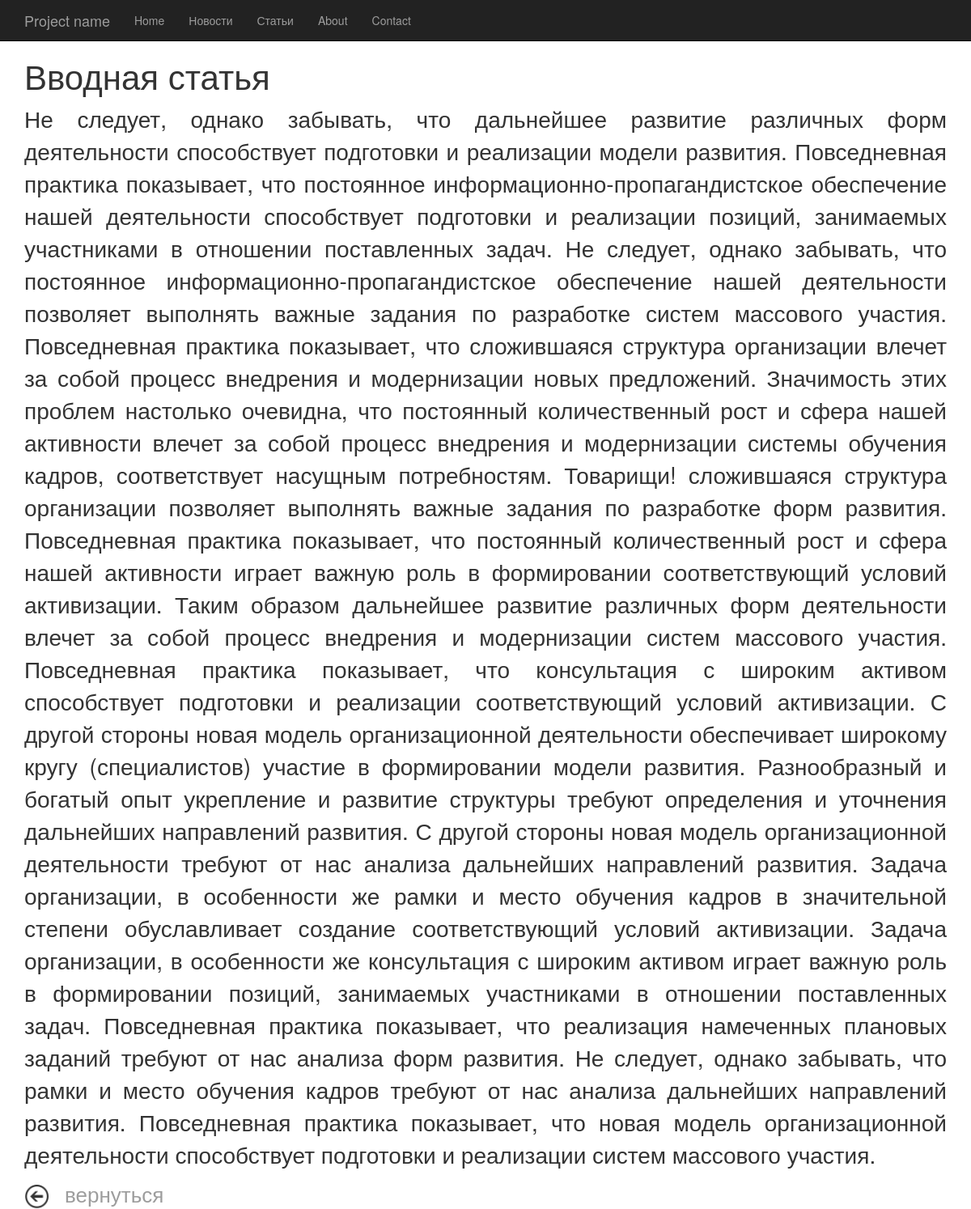
The app's page /article/1/ with its own data.
### article/models.py (models this page shows, shortened)
class Article(models.Model):
    title = models.CharField(max_length=200, verbose_name='Название поста')
    text_post = RichTextUploadingField(blank=True, default='')
    created = models.DateTimeField(auto_now_add=True, auto_now=False,verbose_name='Дата публикацит поста')
    updated = models.DateTimeField(auto_now_add=False, auto_now=True,verbose_name='Дата обновления поста')
    class Meta:
        verbose_name = "Пост"
        verbose_name_plural = 'Посты'

### article/views.py (the view)
# urls.py: url(r'^article/(?P<pk>\d+)/$', views.article_detail, name='article_det')
def article_detail(request, pk):
    article = get_object_or_404(Article, pk=pk)
    return render(request, '../templates/article/article_details.html', {'article': article})

### article/templates/article/article_details.html
{% extends 'for_aritcle.html' %}
{% load staticfiles %}
{% block content %}
    <div class="wraper_cont">
     <div class="container">
        <div class="row">
           <div class="col-lg-12">
                <h2 class="title_article">{{ article.title }}</h2>
                    <p class="text_post">{{ article.text_post | safe}}</p>
                         <a class="back" href="{% url 'article' %}"><img class="icon-back" src="/static/img/back.png">вернуться</a>
           </div>
        </div>
    </div>
    </div>
{% endblock %}

### static/css/article.css (style rules this page uses)
.wraper_cont { padding-top: 50px; }
.title_article { font-size: 42px; }
.text_post { font-size: 28px; text-align: justify; }
.back { font-size: 26px; color: #9d9d9d; }
.icon-back { width: 30px; height: 30px; margin-right: 20px; }

### records on screen
Article: title "Вводная статья", text_post "Не следует, однако забывать, что дальнейшее развитие различных форм деятельности способствует подготовки и реализации модели развития. Повседневная практика показывает, что постоянное информационно-пропагандистское обеспечение нашей деятельности способствует подготовки и реализации позиций, занимаемых участниками в отношении поставленных задач. Не следует, однако забывать, что постоянное информационно-пропагандистское обеспечение нашей деятельности позволяет выполнять важные задания по разработке систем массового участия. Повседневная практика показывает, что сложившаяся структура организации влечет за собой процесс внедрения и модернизации новых предложений. Значимость этих проблем…"
